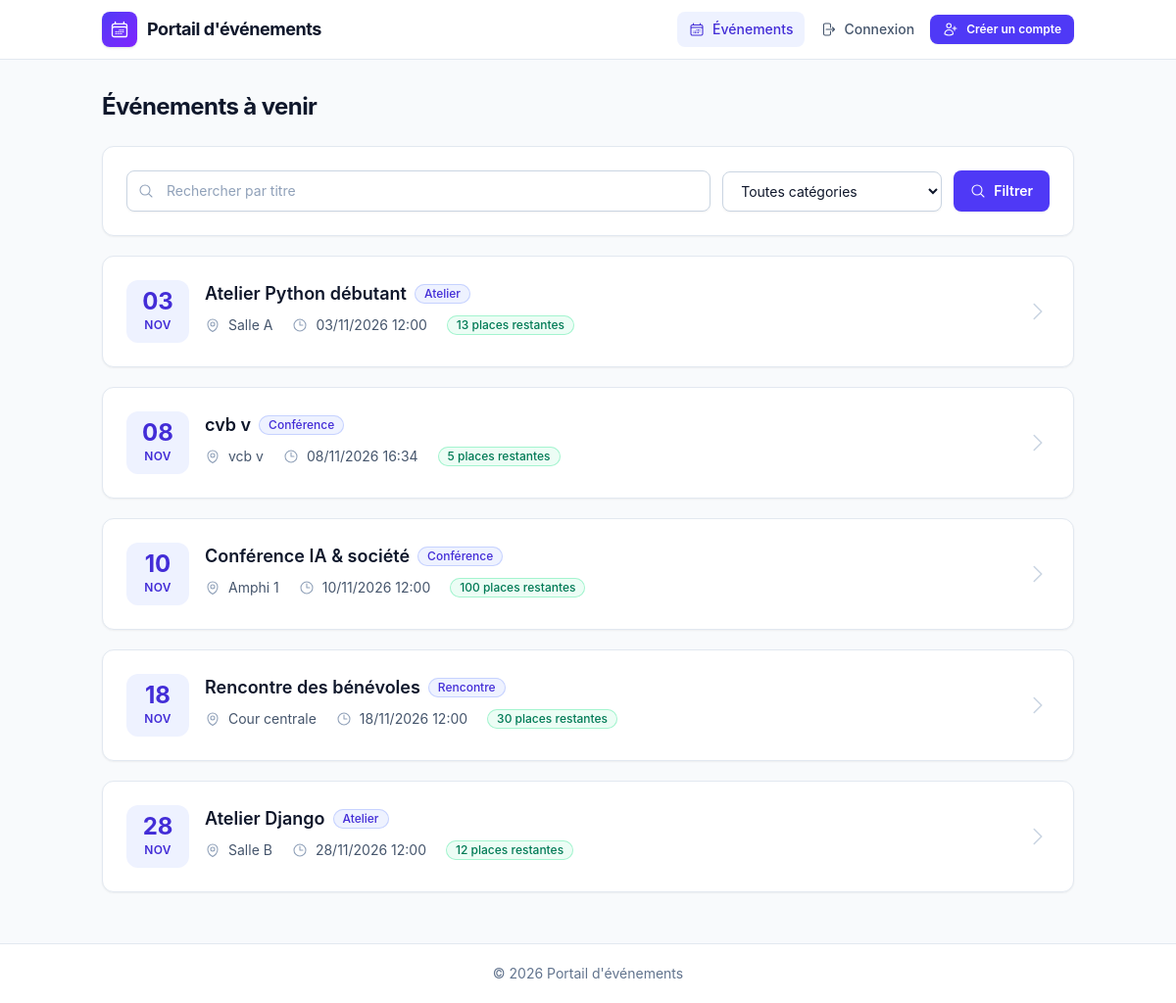
The page / on the database its author committed.
### evenements/models.py (models this page shows, shortened)
class Evenement(models.Model):
    class Categorie(models.TextChoices):
        ATELIER = "atelier", "Atelier"
        CONFERENCE = "conference", "Conférence"
        RENCONTRE = "rencontre", "Rencontre"
    titre = models.CharField(max_length=200)
    description = models.TextField()
    date_evenement = models.DateTimeField("date et heure")
    lieu = models.CharField(max_length=200)
    capacite = models.PositiveIntegerField(
        "capacité", validators=[MinValueValidator(1, "La capacité doit être d'au moins 1.")]
    )
    categorie = models.CharField(
        "catégorie", max_length=20, choices=Categorie.choices, default=Categorie.ATELIER
    )
    class Meta:
        ordering = ["date_evenement"]
    @property
    def places_restantes(self):
        confirmees = self.inscriptions.filter(statut=Inscription.Statut.CONFIRMEE).count()
        return max(0, self.capacite - confirmees)
    @property
    def est_complet(self):
        return self.places_restantes == 0

### evenements/views.py (the view)
# urls.py: path("", views.liste_evenements, name="liste_evenements"),
def liste_evenements(request):
    evenements = Evenement.objects.filter(date_evenement__gt=timezone.now())
    q = request.GET.get("q", "").strip()
    categorie = request.GET.get("categorie", "")
    if q:
        evenements = evenements.filter(titre__icontains=q)
    if categorie in Evenement.Categorie.values:
        evenements = evenements.filter(categorie=categorie)
    page = Paginator(evenements, 6).get_page(request.GET.get("page"))
    params = request.GET.copy()
    params.pop("page", None)
    return render(request, "evenements/liste_evenements.html", {
        "page": page, "q": q, "categorie": categorie,
        "categories": Evenement.Categorie.choices, "querystring": params.urlencode(),
    })

### templates/evenements/liste_evenements.html (shortened to what this page needs)
{% extends "base.html" %}
{% block content %}
<div class="page-header"><h1>Événements à venir</h1></div>
<form method="get" class="card flex flex-col gap-3 sm:flex-row sm:items-center">
  <div class="relative flex-1">
    <input class="pl-10" type="search" name="q" value="{{ q }}" placeholder="Rechercher par titre">
  </div>
  <select class="sm:w-56" name="categorie">
    <option value="">Toutes catégories</option>
  </select>
  <button class="btn" type="submit">{% include "partials/icon.html" with name="search" %} Filtrer</button>
</form>
{% for e in page %}
  <article class="card event-card">
    <div class="event-date">
      <span class="day">{{ e.date_evenement|date:"d" }}</span>
      <span class="month">{{ e.date_evenement|date:"M" }}</span>
    </div>
    <div class="min-w-0 flex-1">
      <div class="flex flex-wrap items-center gap-2">
        <h3><a class="text-slate-900 hover:text-indigo-600" href="{% url 'detail_evenement' e.pk %}">{{ e.titre }}</a></h3>
        <span class="badge">{{ e.get_categorie_display }}</span>
      </div>
      <div class="mt-2 flex flex-wrap items-center gap-x-5 gap-y-2">
        <span class="meta-item">{% include "partials/icon.html" with name="map-pin" %} {{ e.lieu }}</span>
        <span class="meta-item">{% include "partials/icon.html" with name="clock" %} {{ e.date_evenement|date:"d/m/Y H:i" }}</span>
        {% if e.est_complet %}
          <span class="badge red">Complet</span>
        {% else %}
          <span class="badge green">{{ e.places_restantes }} place{{ e.places_restantes|pluralize }} restante{{ e.places_restantes|pluralize }}</span>
        {% endif %}
      </div>
    </div>
    <a href="{% url 'detail_evenement' e.pk %}" class="hidden self-center text-slate-300 hover:text-indigo-600 sm:block" aria-label="Voir le détail">
    </a>
  </article>
{% empty %}
  <div class="empty">
    {% include "partials/icon.html" with name="calendar-days" cls="size-10 text-slate-300" %}
    <p>Aucun événement ne correspond.</p>
  </div>
{% endfor %}
{% endblock %}

### rows shown on the page
Evenement: date_evenement "03", date_evenement "NOV", titre "Atelier Python débutant", categorie "Atelier", lieu "Salle A", date_evenement "03/11/2026 12:00", places_restantes "13"
Evenement: date_evenement "08", date_evenement "NOV", titre "cvb v", categorie "Conférence", lieu "vcb v", date_evenement "08/11/2026 16:34", places_restantes "5"
Evenement: date_evenement "10", date_evenement "NOV", titre "Conférence IA & société", categorie "Conférence", lieu "Amphi 1", date_evenement "10/11/2026 12:00", places_restantes "100"
Evenement: date_evenement "18", date_evenement "NOV", titre "Rencontre des bénévoles", categorie "Rencontre", lieu "Cour centrale", date_evenement "18/11/2026 12:00", places_restantes "30"
Evenement: date_evenement "28", date_evenement "NOV", titre "Atelier Django", categorie "Atelier", lieu "Salle B", date_evenement "28/11/2026 12:00", places_restantes "12"
